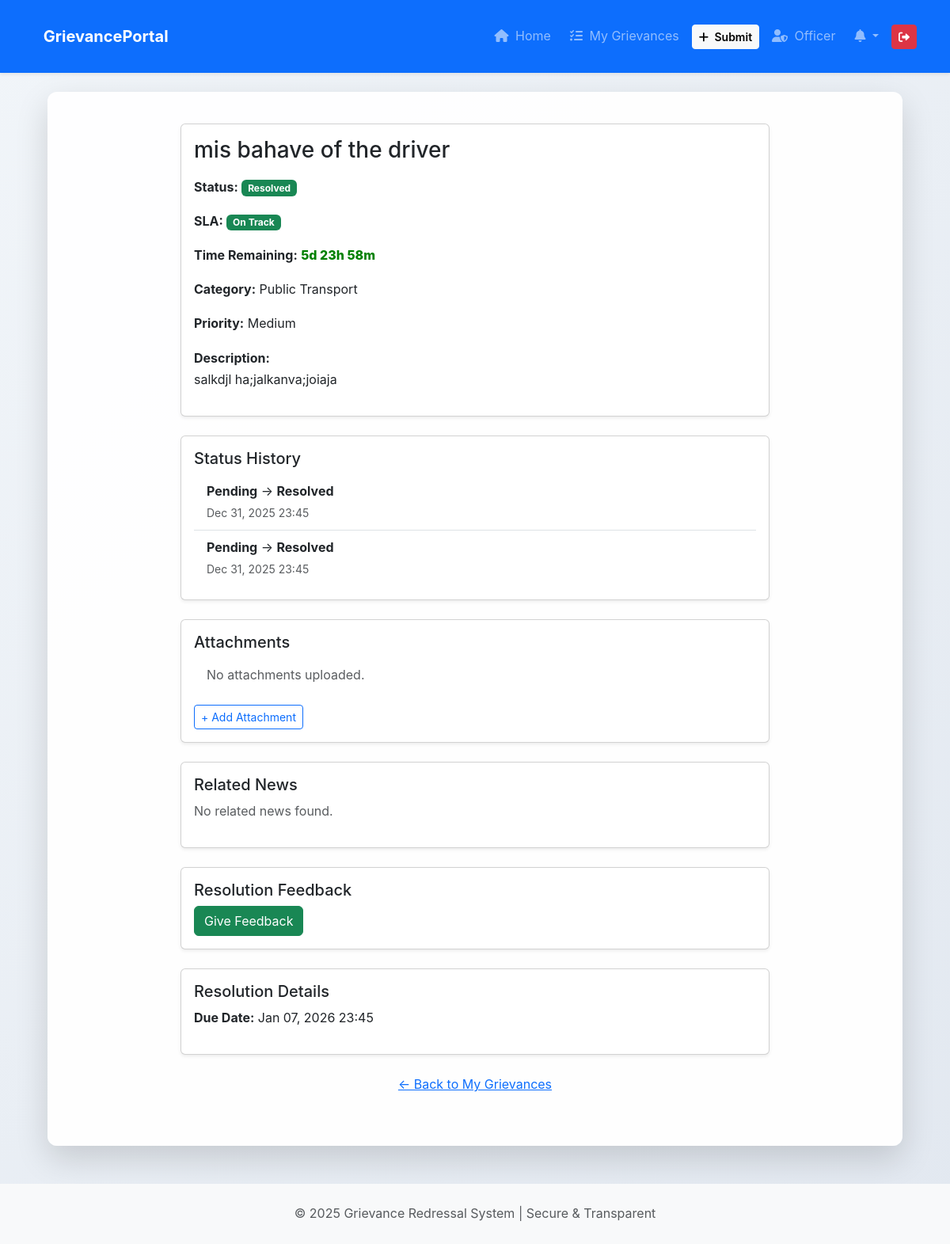
/grievance/6/ (signed in), run on the app's committed database.
### grievance/models.py (models this page shows, shortened)
class Grievance(models.Model):
    STATUS_CHOICES = [
        ('Pending', 'Pending'),
        ('In Progress', 'In Progress'),
        ('Resolved', 'Resolved'),
    ]
    PRIORITY_CHOICES = [
        ('Low', 'Low'),
        ('Medium', 'Medium'),
        ('High', 'High'),
    ]
    user = models.ForeignKey(
        User,
        on_delete=models.CASCADE,
        related_name='grievances'
    )
    category = models.ForeignKey(
        Category,
        on_delete=models.SET_NULL,
        null=True,
        related_name='grievances'
    )
    title = models.CharField(max_length=200)
    description = models.TextField()
    priority = models.CharField(
        max_length=20,
        choices=PRIORITY_CHOICES,
        default='Medium'
    )
    status = models.CharField(
        max_length=20,
        choices=STATUS_CHOICES,
        default='Pending'
    )
    created_at = models.DateTimeField(auto_now_add=True)
    updated_at = models.DateTimeField(auto_now=True)
    due_date = models.DateTimeField(blank=True, null=True)
    officer_remark = models.TextField(blank=True)
    @property
    def is_overdue(self):
        return (
            self.status != 'Resolved'
            and self.due_date
            and timezone.now() > self.due_date
        )

class Category(models.Model):
    name = models.CharField(max_length=100)
    description = models.TextField(blank=True)
    class Meta:
        verbose_name_plural = "Categories"

class GrievanceStatusHistory(models.Model):
    grievance = models.ForeignKey(
        Grievance,
        on_delete=models.CASCADE,
        related_name='status_history'
    )
    old_status = models.CharField(max_length=20)
    new_status = models.CharField(max_length=20)
    changed_by = models.ForeignKey(
        User,
        null=True,
        on_delete=models.SET_NULL,
        related_name='status_changes'
    )
    changed_at = models.DateTimeField(auto_now_add=True)

### grievance/views.py (the view)
@login_required
def grievance_detail(request, grievance_id):
    if request.user.is_staff:
        grievance = get_object_or_404(Grievance, id=grievance_id)
    else:
        grievance = get_object_or_404(
            Grievance,
            id=grievance_id,
            user=request.user
        )
    history = GrievanceStatusHistory.objects.filter(
        grievance=grievance
    ).order_by('-changed_at')
    news_articles = []
    if grievance.category:
        news_articles = fetch_related_news(grievance.category.name)
    return render(request, 'grievance/grievance_detail.html', {
        'grievance': grievance,
        'history': history,
        'news_articles': news_articles
    })

### grievance/context_processors.py (called while the page is built)
def notification_context(request):
    if not request.user.is_authenticated:
        return {
            'notifications': [],
            'unread_notifications_count': 0
        }
    notifications = Notification.objects.filter(
        user=request.user
    ).order_by('-created_at')[:5]
    unread_count = Notification.objects.filter(
        user=request.user,
        is_read=False
    ).count()
    return {
        'notifications': notifications,
        'unread_notifications_count': unread_count
    }

### grievance/utils/scraper.py (called while the page is built, shortened)
def fetch_related_news(category_name):
    API_KEY = os.getenv('NEWS_API_KEY')
    if not API_KEY or not category_name:
        return []

### grievance/templates/grievance/grievance_detail.html (shortened to what this page needs)
{% extends 'base.html' %}
{% block content %}
<div id="grievance-detail-container"
     data-id="{{ grievance.id }}"
     data-due="{{ grievance.due_date|date:'c' }}"
     class="row justify-content-center">
    <div class="col-lg-9 col-md-10">
        <div class="card shadow-sm mb-4">
            <div class="card-body">
                <h3 class="mb-3">{{ grievance.title }}</h3>
                <p>
                    <strong>Status:</strong>
                    <span id="current-status"
                          class="badge
                          {% if grievance.status == 'Resolved' %}bg-success
                          {% elif grievance.status == 'In Progress' %}bg-primary
                          {% else %}bg-warning text-dark{% endif %}">
                        {{ grievance.status }}
                    </span>
                </p>
                <p>
                    <strong>SLA:</strong>
                    {% if grievance.is_overdue %}
                        <span class="badge bg-danger">Overdue</span>
                    {% else %}
                        <span class="badge bg-success">On Track</span>
                    {% endif %}
                </p>
                <p>
                    <strong>Time Remaining:</strong>
                    <span id="sla-timer">Calculating...</span>
                </p>
                <p><strong>Category:</strong> {{ grievance.category.name|default:"Uncategorized" }}</p>
                <p><strong>Priority:</strong> {{ grievance.priority }}</p>
                <p class="mt-3">
                    <strong>Description:</strong><br>
                    {{ grievance.description }}
                </p>
            </div>
        </div>
        <div class="card shadow-sm mb-4">
            <div class="card-body">
                <h5>Status History</h5>
                {% if history %}
                    <ul id="status-history-list" class="list-group list-group-flush">
                        {% for h in history %}
                            <li class="list-group-item">
                                <strong>{{ h.old_status }}</strong>
                                →
                                <strong>{{ h.new_status }}</strong>
                                <br>
                                <small class="text-muted">
                                    {{ h.changed_at|date:"M d, Y H:i" }}
                                </small>
                            </li>
                        {% endfor %}
                    </ul>
                {% else %}
                    <p class="text-muted">No status updates yet.</p>
                {% endif %}
            </div>
        </div>
        <div class="card shadow-sm mb-4">
            <div class="card-body">
                <h5>Attachments</h5>
                <ul class="list-group list-group-flush">
                    {% for a in grievance.attachments.all %}
                        <li class="list-group-item">
                            <a href="{{ a.file.url }}" target="_blank">
                                {{ a.file.name }}
                            </a>
                        </li>
                    {% empty %}
                        <li class="list-group-item text-muted">
                            No attachments uploaded.
                        </li>
                    {% endfor %}
                </ul>
                <a href="{% url 'grievance:upload_attachment' grievance.id %}"
                   class="btn btn-sm btn-outline-primary mt-3">
                    + Add Attachment
                </a>
            </div>
        </div>
        <div class="card shadow-sm mb-4">
            <div class="card-body">
                <h5>Related News</h5>
                {% if news_articles %}
                    {% for article in news_articles %}
                        <div class="border-start border-3 ps-3 mb-3">
                            <a href="{{ article.url }}" target="_blank">
                                <strong>{{ article.title }}</strong>
                            </a>
                            <p class="small text-muted">
                                {{ article.description|truncatewords:20 }}
                            </p>
                        </div>
                    {% endfor %}
                {% else %}
                    <p class="text-muted">No related news found.</p>
                {% endif %}
            </div>
        </div>
        {% if grievance.status == 'Resolved' %}
            <div class="card shadow-sm mb-4">
                <div class="card-body">
                    <h5>Resolution Feedback</h5>
                    {% if not grievance.feedback %}
                        <a href="{% url 'grievance:submit_feedback' grievance.id %}"
                           class="btn btn-success">
                            Give Feedback
                        </a>
                    {% else %}
                        <p class="text-success fw-bold">
                            Feedback already submitted. Thank you!
                        </p>
                    {% endif %}
                </div>
            </div>
        {% endif %}
        <div class="card shadow-sm mb-4">
            <div class="card-body">
                <h5>Resolution Details</h5>
                <p>
                    <strong>Due Date:</strong>
                    {{ grievance.due_date|date:"M d, Y H:i" }}
                </p>
            </div>
        </div>
        <div class="text-center mb-4">
            <a href="{% url 'grievance:my_grievances' %}">
                ← Back to My Grievances
            </a>
        </div>
    </div>
</div>
{% endblock %}

### static/css/style.css (style rules this page uses)
:root { --primary-blue: #1e3a8a; --secondary-blue: #3b82f6; --accent-blue: #60a5fa; --success-green: #10b981; --error-red: #ef4444; --warning-yellow: #f59e0b; --dark-gray: #1f2937; --light-gray: #f8fafc; --white: #ffffff; --shadow-sm: 0 2px 8px rgba(0,0,0,0.08); --shadow-md: 0 8px 25px rgba(0,0,0,0.12); --shadow-lg: 0 16px 40px rgba(0,0,0,0.15); --radius: 12px; --transition: all 0.3s ease; }
* { box-sizing: border-box; }
body { font-family: 'Inter', 'Segoe UI', system-ui, sans-serif; background: linear-gradient(135deg, #f1f5f9 0%, #e2e8f0 100%); color: var(--dark-gray); line-height: 1.7; margin: 0; min-height: 100vh; -webkit-font-smoothing: antialiased; }
#sla-timer { font-weight: 800; font-size: 1rem; transition: color 0.3s ease; }

### data on the page
Grievance: title "mis bahave of the driver", status "Resolved", category.name "Public Transport", priority "Medium", description "salkdjl ha;jalkanva;joiaja", due_date "Jan 07, 2026 23:45"
GrievanceStatusHistory: old_status "Pending", new_status "Resolved", changed_at "Dec 31, 2025 23:45"
GrievanceStatusHistory: old_status "Pending", new_status "Resolved", changed_at "Dec 31, 2025 23:45"
